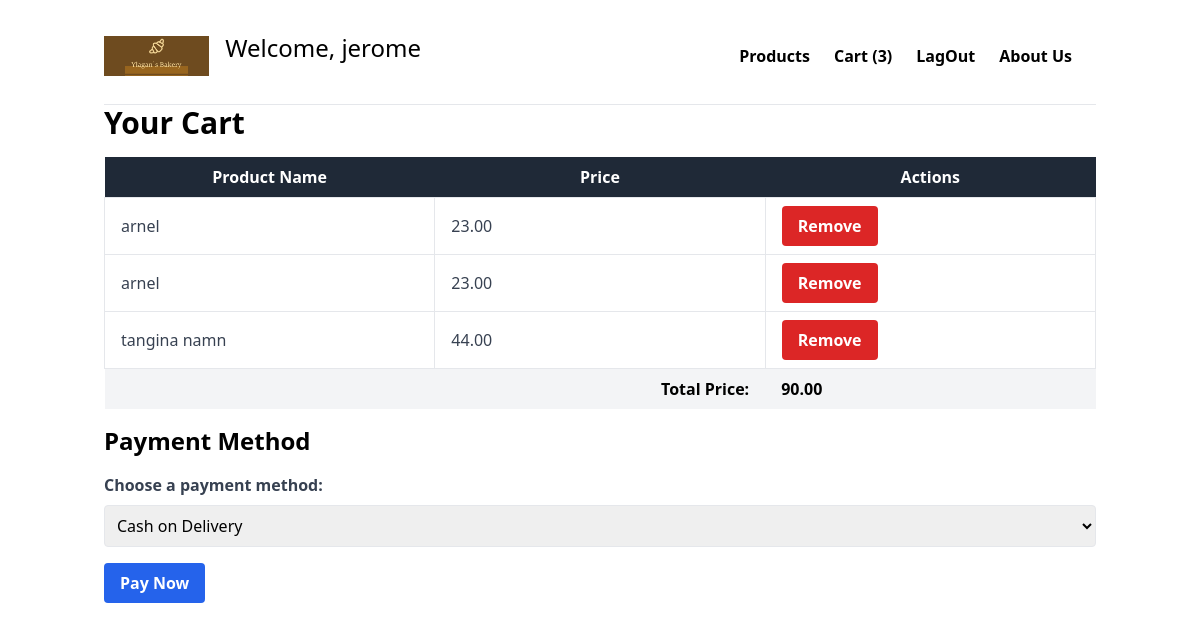
Page /users/cart.php?name=jerome on the committed database.
### tables this page shows
CREATE TABLE `user_cart` (
  `id` int(11) NOT NULL,
  `username` varchar(255) NOT NULL,
  `product_id` int(11) NOT NULL,
  `product_name` varchar(259) NOT NULL,
  `product_price` decimal(10,2) NOT NULL
);

### users/cart.php (the view, shortened to what this page needs)
<?php
$conn = mysqli_connect(DB_HOST, DB_USER, DB_PASS, DB_NAME);
$username = isset($_GET['name']) ? $_GET['name'] : '';
$sql = "SELECT * FROM user_cart WHERE username = ?";
$stmt = mysqli_prepare($conn, $sql);
mysqli_stmt_bind_param($stmt, "s", $username);
mysqli_stmt_execute($stmt);
$result = mysqli_stmt_get_result($stmt);
$total_price = 0;
$cart_items = [];
while ($row = mysqli_fetch_assoc($result)) {
    $cart_items[] = $row;
    $total_price += $row['product_price'];
}
$count_sql = "SELECT COUNT(*) as count FROM user_cart WHERE username = ?";
$count_stmt = mysqli_prepare($conn, $count_sql);
mysqli_stmt_bind_param($count_stmt, "s", $username);
mysqli_stmt_execute($count_stmt);
$count_result = mysqli_stmt_get_result($count_stmt);
$count_row = mysqli_fetch_assoc($count_result);
$cart_count = $count_row['count'];
?>
<!DOCTYPE html>
<html lang="en">
<head>
    <link href="https://cdn.jsdelivr.net/npm/tailwindcss@2.2.19/dist/tailwind.min.css" rel="stylesheet">
</head>
<body>
     <div class="container mx-auto px-4 py-8">
           <header class="flex justify-between items-center mb-6">
            <div class="flex items-center">
                <img src="../assets/image/logo.png" alt="Logo" class="h-10 mr-4">
                <h1 class="text-2xl mb-4">Welcome, <?php echo isset($_GET['name']) ? htmlspecialchars($_GET['name']) : 'Guest'; ?></h1>
            </div>
            <nav id="nav-links" class="hidden md:flex">
                <ul class="flex flex-col md:flex-row">
                    <li class="mr-6 font-bold"><a href="product.php?name=<?= $username ?>">Products</a></li>
                    <li class="mr-6 font-bold"><a href="cart.php?name=<?= $username ?>">Cart <?php echo ($cart_count > 0) ? '(' . $cart_count . ')' : ''; ?></a></li>
                    <li class="mr-6 font-bold"><a href="lagout.php?name=<?= $username ?>">LagOut</a></li>
                   <li class="mr-6 font-bold"><a href="about.php?name=<?= $username ?>">About Us</a></li>
                </ul>
            </nav>
        </header>
        <hr>
        <div class="overflow-x-auto">
            <h1 class="text-3xl font-bold mb-4">Your Cart</h1>
            <table class="min-w-full bg-white">
                <thead class="bg-gray-800 text-white">
                    <tr>
                        <th class="w-1/3 px-4 py-2">Product Name</th>
                        <th class="w-1/3 px-4 py-2">Price</th>
                        <th class="w-1/3 px-4 py-2">Actions</th>
                    </tr>
                </thead>
                <tbody>
                    <?php if (count($cart_items) > 0) : ?>
                        <?php foreach ($cart_items as $item) : ?>
                            <tr class="text-gray-700">
                                <td class="border px-4 py-2"><?= htmlspecialchars($item['product_name']) ?></td>
                                <td class="border px-4 py-2"><?= htmlspecialchars($item['product_price']) ?></td>
                                <td class="border px-4 py-2">
                                    <form action="remove_from_cart.php?name=<?= urlencode($username) ?>" method="post">
                                        <button type="submit" name="remove_from_cart" class="bg-red-600 text-white font-bold py-2 px-4 rounded">Remove</button>
                                    </form>
                                </td>
                            </tr>
                        <?php endforeach; ?>
                    <?php else : ?>
                        <tr>
                            <td colspan="3" class="text-center text-gray-500 py-4">Your cart is empty.</td>
                        </tr>
                    <?php endif; ?>
                </tbody>
                <tfoot class="bg-gray-100">
                    <tr>
                        <td colspan="2" class="text-right font-bold px-4 py-2">Total Price:</td>
                        <td class="font-bold px-4 py-2"><?= number_format($total_price, 2) ?></td>
                    </tr>
                </tfoot>
            </table>
        </div>
        <h2 class="text-2xl font-bold my-4">Payment Method</h2>
        <form id="payment-form" action="payment_process.php?name=<?= urlencode($username) ?>" method="post">
            <div class="mb-4">
                <label for="payment_method" class="block text-gray-700 font-bold mb-2">Choose a payment method:</label>
                <select id="payment_method" name="payment_method" class="block w-full p-2 border rounded">
                    <option value="cod">Cash on Delivery</option>
                </select>
            </div>
            <button type="submit" class="bg-blue-600 text-white font-bold py-2 px-4 rounded">Pay Now</button>
        </form>
    </div>
</body>
</html>

### rows in the picture
user_cart: product_name "arnel", product_price "23.00"
user_cart: product_name "arnel", product_price "23.00"
user_cart: product_name "tangina namn", product_price "44.00"

### other values in the picture
$_GET['name'] "jerome"
$cart_count "3"
$total_price "90.00"
